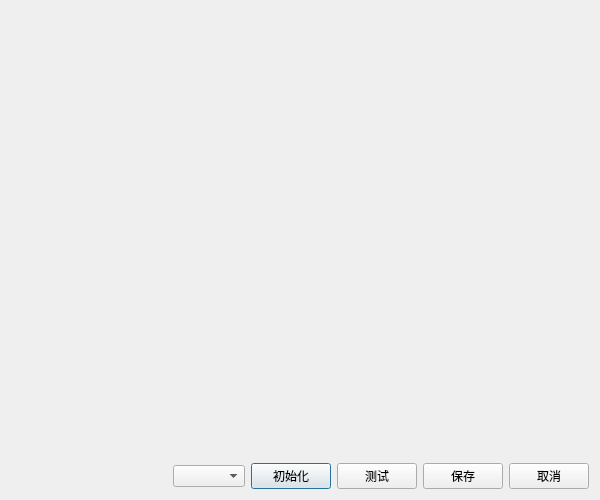
<?xml version="1.0" encoding="UTF-8"?>
<ui version="4.0">
 <class>w_sys_manage_outer_pay_set_locale_wizard_txtedit</class>
 <widget class="QDialog" name="w_sys_manage_outer_pay_set_locale_wizard_txtedit">
  <property name="geometry">
   <rect>
    <x>0</x>
    <y>0</y>
    <width>600</width>
    <height>500</height>
   </rect>
  </property>
  <property name="windowTitle">
   <string>Dialog</string>
  </property>
  <layout class="QVBoxLayout" name="verticalLayout_3">
   <item>
    <widget class="QStackedWidget" name="stackedWidget">
     <property name="currentIndex">
      <number>-1</number>
     </property>
    </widget>
   </item>
   <item>
    <layout class="QHBoxLayout" name="horizontalLayout">
     <item>
      <spacer name="horizontalSpacer">
       <property name="orientation">
        <enum>Qt::Horizontal</enum>
       </property>
       <property name="sizeHint" stdset="0">
        <size>
         <width>40</width>
         <height>20</height>
        </size>
       </property>
      </spacer>
     </item>
     <item>
      <widget class="lds_ComboBox" name="comboBox_receipt_width"/>
     </item>
     <item>
      <widget class="lds_toolbar_button" name="pushButton_init">
       <property name="text">
        <string>初始化</string>
       </property>
       <property name="outer_stylesheet" stdset="0">
        <string>pushbutton</string>
       </property>
      </widget>
     </item>
     <item>
      <widget class="lds_toolbar_button" name="pushButton_print">
       <property name="text">
        <string>测试</string>
       </property>
       <property name="outer_stylesheet" stdset="0">
        <string>pushbutton</string>
       </property>
      </widget>
     </item>
     <item>
      <widget class="lds_toolbar_button" name="pushButton_save">
       <property name="text">
        <string>保存</string>
       </property>
       <property name="outer_stylesheet" stdset="0">
        <string>pushbutton</string>
       </property>
      </widget>
     </item>
     <item>
      <widget class="lds_toolbar_button" name="pushButton_cancel">
       <property name="text">
        <string>取消</string>
       </property>
       <property name="outer_stylesheet" stdset="0">
        <string>pushbutton</string>
       </property>
      </widget>
     </item>
    </layout>
   </item>
  </layout>
 </widget>
 <customwidgets>
  <customwidget>
   <class>lds_toolbar_button</class>
   <extends>QPushButton</extends>
   <header>lds_toolbar_button.h</header>
  </customwidget>
  <customwidget>
   <class>lds_ComboBox</class>
   <extends>QComboBox</extends>
   <header>lds_combobox.h</header>
  </customwidget>
 </customwidgets>
 <resources/>
 <connections/>
</ui>
